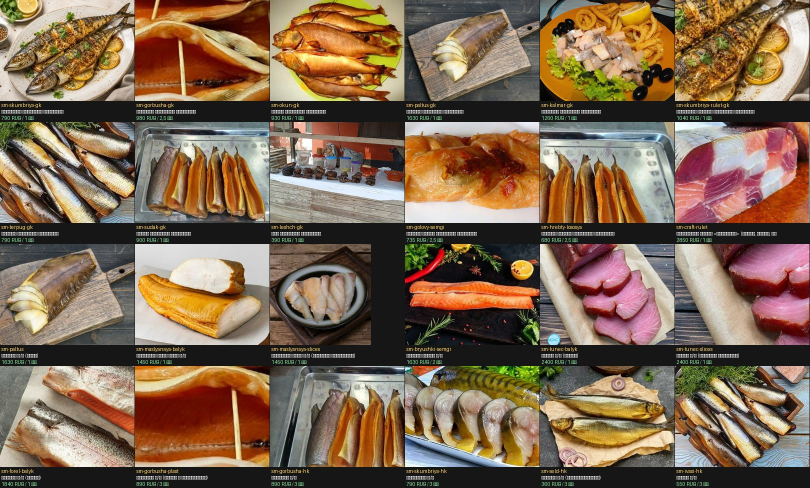
#> input picture tools/_audit/f00.jpg, 1620 x 976 px (shown at 1/2 size)
$ python -i photo_tools.py   (imports and definitions only)
#> lines starting #> are read from the running program, lines starting #| are printed output that depends on the picture
# -*- coding: utf-8 -*-
"""Поиск и подготовка фото товаров (Wikimedia Commons, только свободные лицензии).

    python tools/photo_tools.py search '<json {"id": "запрос"}>'
    python tools/photo_tools.py card <id> <set>/<NN>     # выбранный кадр -> assets/img/<id>.jpg
"""
import json, os, re, sys, urllib.parse, urllib.request
from io import BytesIO
from PIL import Image, ImageOps, ImageFilter

UA = {"User-Agent": "ikra-shop-photo-picker/1.0 (shop catalogue photos)"}


# [29 lines left out: functions api, search, not called in this run]


def crop43(src):
#> called with src = '_audit/f00.jpg'
    im = ImageOps.exif_transpose(Image.open(src)).convert("RGB")
#> im is the input picture: PIL image 1620x976 RGB; mean R, G, B 127.7, 103.8, 81.4
    W, H = im.size; r = 4 / 3
#> after `W, H = im.size`: W = 1620; H = 976
    if W / H > r:
        nw = int(H * r); im = im.crop(((W - nw) // 2, 0, (W - nw) // 2 + nw, H))
#> after `nw = int(H * r)`: nw = 1301
#> after `im = im.crop(((W - nw) // 2, 0, (W - nw) // 2 + nw, H))`:
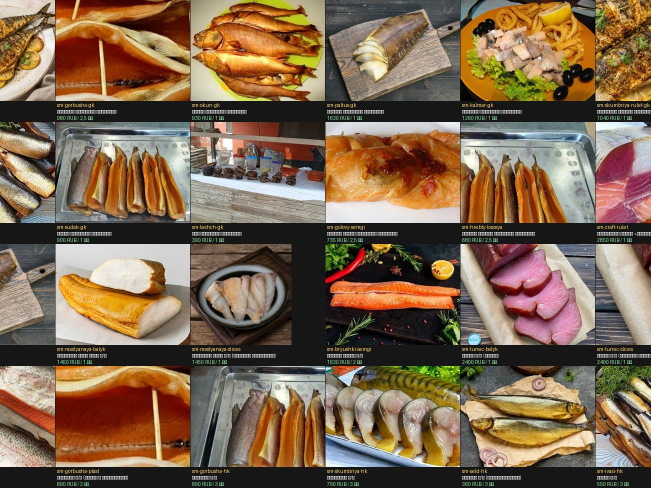
#> im: PIL image 1301x976 RGB (shown at 1/2 size); mean R, G, B 126.1, 102.1, 78.4
    else:
        nh = int(W / r); im = im.crop((0, (H - nh) // 2, W, (H - nh) // 2 + nh))
    return im.resize((900, 675), Image.LANCZOS).filter(ImageFilter.UnsharpMask(radius=1.1, percent=45, threshold=3))
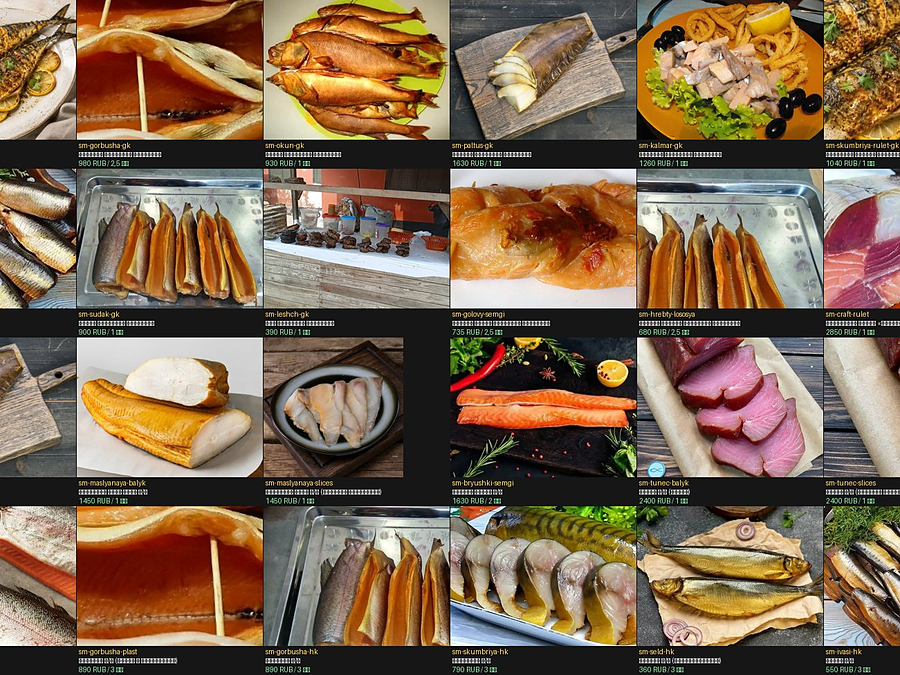
#> returned value: PIL image 900x675 RGB; mean R, G, B 126.2, 102.2, 78.7


# [21 lines left out: function do_search, not called in this run]


# [9 lines not run here, left out]

>>> result = crop43('_audit/f00.jpg')

$ run again, on tools/_audit/f02.jpg
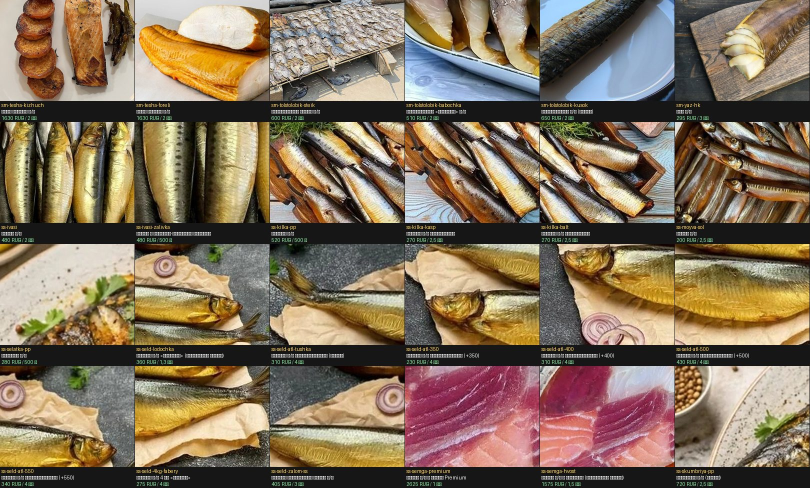
#> input picture tools/_audit/f02.jpg, 1620 x 976 px (shown at 1/2 size)
#> in crop43, im is the input picture: PIL image 1620x976 RGB; mean R, G, B 130.1, 112.1, 90.8
#> in crop43, `im = im.crop(((W - nw) // 2, 0, (W - nw) // 2 + nw, H))`:
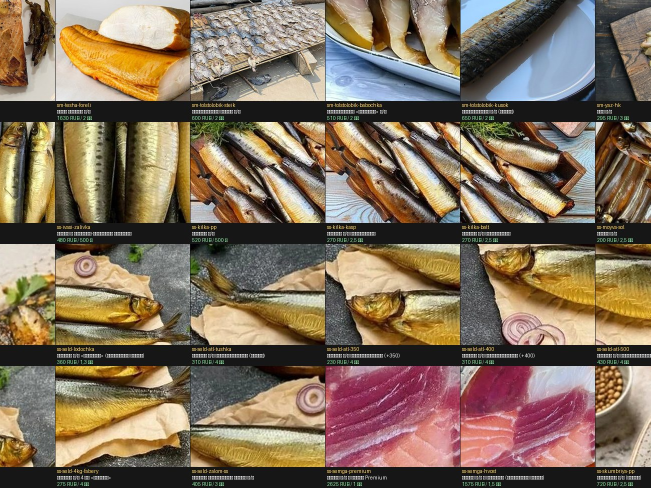
#> im: PIL image 1301x976 RGB (shown at 1/2 size); mean R, G, B 128.5, 110.2, 90.6
#> in crop43, `return im.resize((900, 675), Image.LANCZOS).filter(ImageFilter.Unsharp..`:
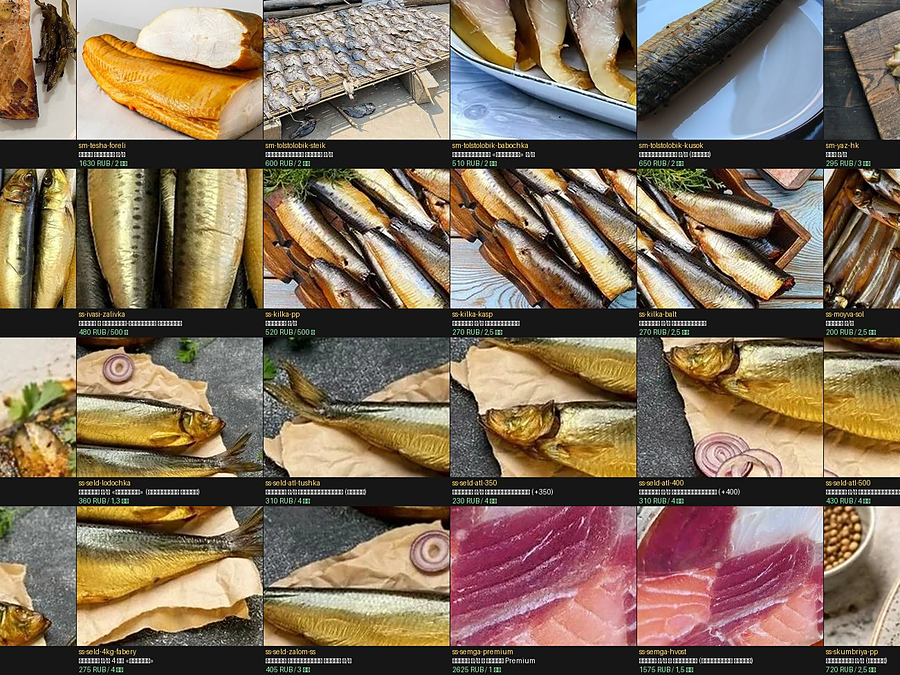
#> returned value: PIL image 900x675 RGB; mean R, G, B 128.5, 110.4, 90.9

$ run again, on tools/_audit/f03.jpg
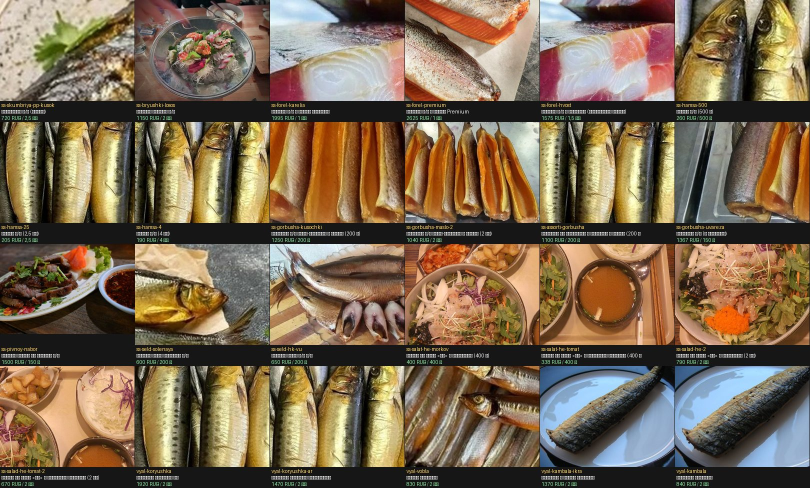
#> input picture tools/_audit/f03.jpg, 1620 x 976 px (shown at 1/2 size)
#> in crop43, im is the input picture: PIL image 1620x976 RGB; mean R, G, B 123.5, 104.3, 81
#> in crop43, `im = im.crop(((W - nw) // 2, 0, (W - nw) // 2 + nw, H))`:
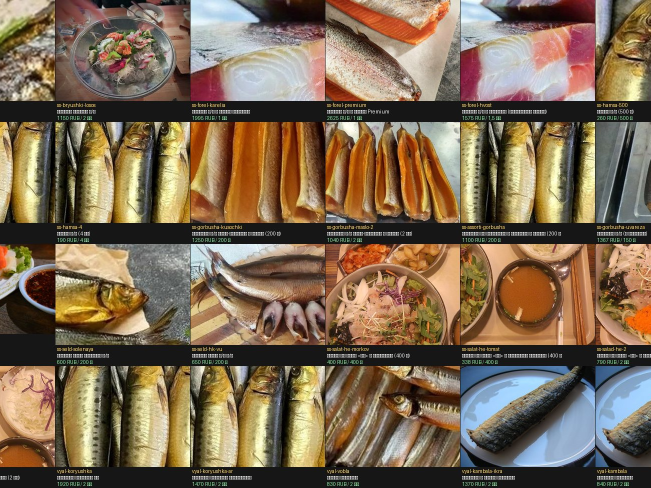
#> im: PIL image 1301x976 RGB (shown at 1/2 size); mean R, G, B 125.1, 105.4, 82.6
#> in crop43, `return im.resize((900, 675), Image.LANCZOS).filter(ImageFilter.Unsharp..`:
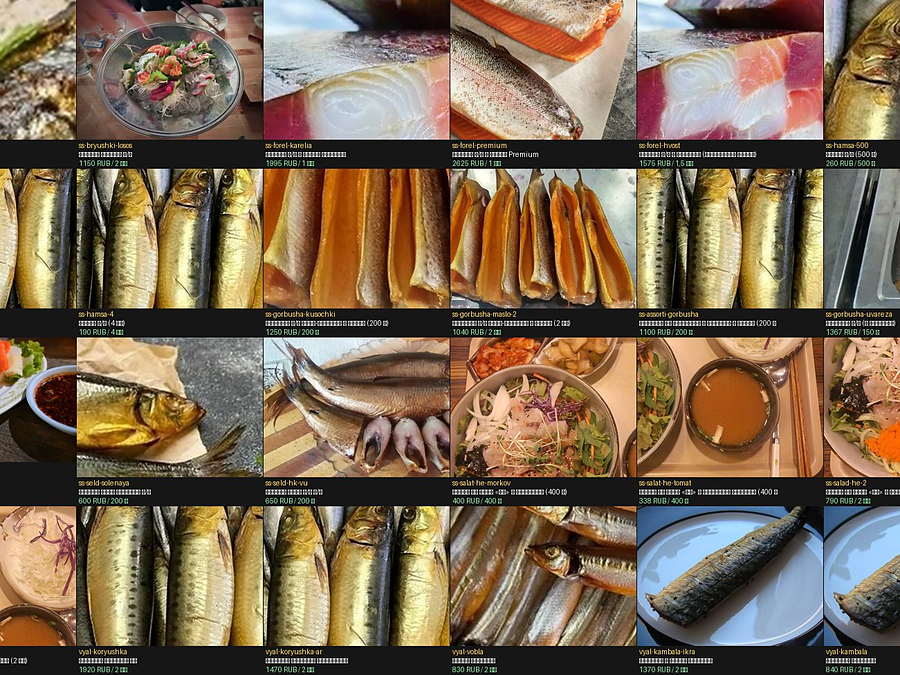
#> returned value: PIL image 900x675 RGB; mean R, G, B 125.1, 105.5, 82.9

$ run again, on tools/_audit/f04.jpg
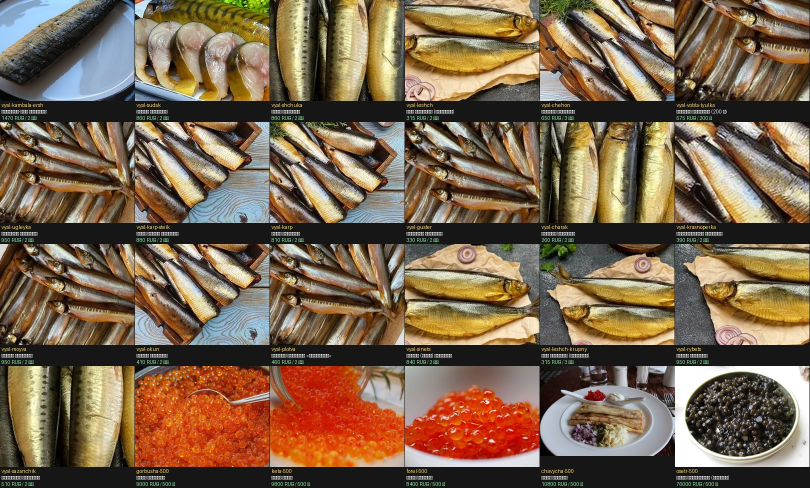
#> input picture tools/_audit/f04.jpg, 1620 x 976 px (shown at 1/2 size)
#> in crop43, im is the input picture: PIL image 1620x976 RGB; mean R, G, B 122.1, 100.6, 77.7
#> in crop43, `im = im.crop(((W - nw) // 2, 0, (W - nw) // 2 + nw, H))`:
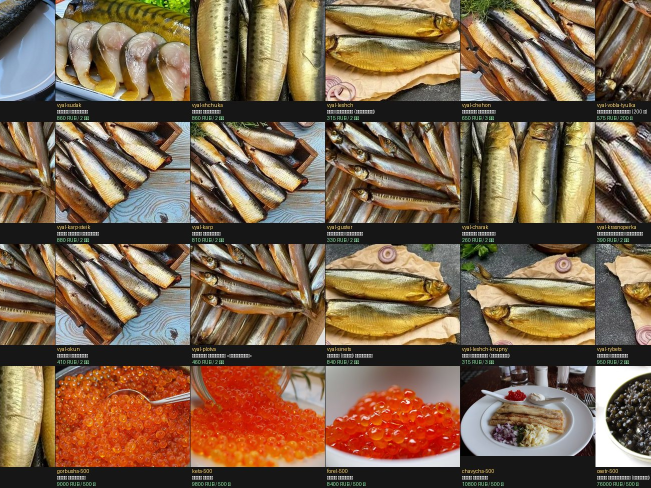
#> im: PIL image 1301x976 RGB (shown at 1/2 size); mean R, G, B 125.1, 101.1, 77.1
#> in crop43, `return im.resize((900, 675), Image.LANCZOS).filter(ImageFilter.Unsharp..`:
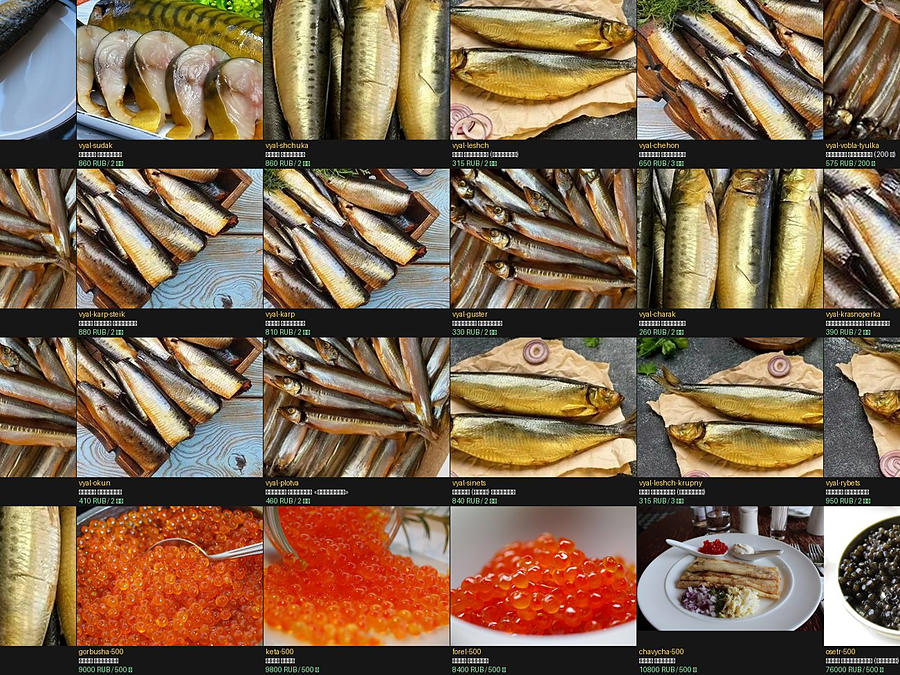
#> returned value: PIL image 900x675 RGB; mean R, G, B 125.1, 101.3, 77.5
